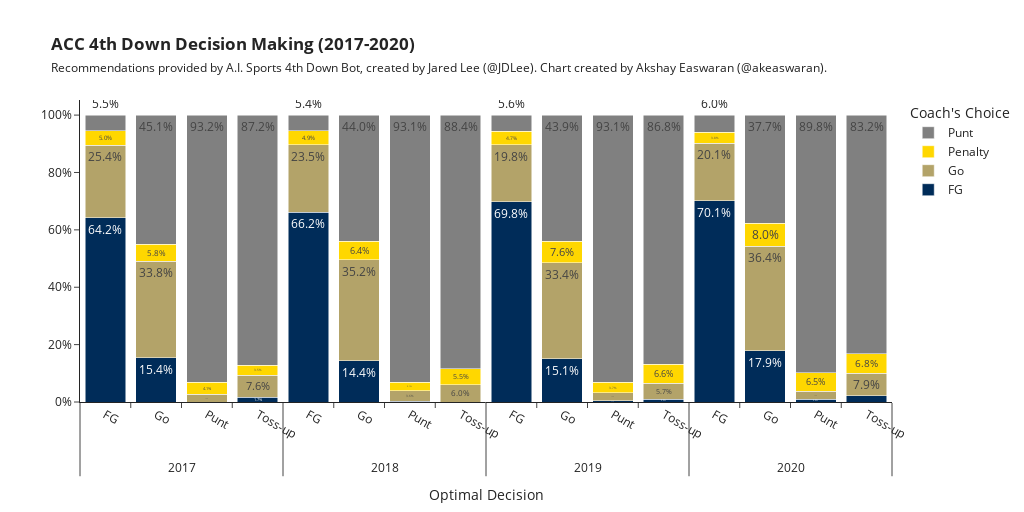

Notebook code cell kept with this figure:
### Code cell
fig = go.Figure()

fig.update_layout(
    template="simple_white",
    xaxis=dict(title_text="Optimal Decision"),
    yaxis=dict(tickformat=".0%"),
    barmode="stack",
    title='<b>ACC 4th Down Decision Making (2017-2020)</b><br><span style="color:#222;font-size:12px;">Recommendations provided by A.I. Sports 4th Down Bot, created by Jared Lee (<a href="https://twitter.com/JDLee">@JDLee</a>). Chart created by Akshay Easwaran (<a href="https://twitter.com/akeaswaran">@akeaswaran</a>).</span>',
    legend_title="Coach's Choice",
    width=1024,
    height=512
)


colors = ['#002c59', '#B3A369','gold', 'gray']
recommendation_ids = ["FG","Go","Penalty","Punt"]

for r, c in zip(acc_szn_df.choice.unique(), colors):
    plot_df = acc_szn_df[(acc_szn_df.choice == r)]
    fig.add_trace(
        go.Bar(x=[plot_df.season, plot_df.recommendation], y=plot_df.value, text=plot_df.percentage, textposition='auto', name=r, marker_color=c),
    )    
    
fig

### Figure 1 — Plotly figure (JSON) as saved in the notebook; plotly's stock layout.template omitted (floating-point values rounded to 4 significant figures)
{"data": [{"marker": {"color": "#002c59"}, "name": "FG", "text": ["64.2%", "15.4%", "0.0%", "1.7%", "66.2%", "14.4%", "0.3%", "0.0%", "69.8%", "15.1%", "0.5%", "0.9%", "70.1%", "17.9%", "0.9%", "2.1%"], "textposition": "auto", "type": "bar", "x": [[2017, 2017, 2017, 2017, 2018, 2018, 2018, 2018, 2019, 2019, 2019, 2019, 2020, 2020, 2020, 2020], ["FG", "Go", "Punt", "Toss-up", "FG", "Go", "Punt", "Toss-up", "FG", "Go", "Punt", "Toss-up", "FG", "Go", "Punt", "Toss-up"]], "y": [0.6418, 0.1538, null, 0.01744, 0.6618, 0.1444, 0.002571, null, 0.6983, 0.1513, 0.004608, 0.009434, 0.7011, 0.179, 0.009288, 0.02105]}, {"marker": {"color": "#B3A369"}, "name": "Go", "text": ["25.4%", "33.8%", "2.8%", "7.6%", "23.5%", "35.2%", "3.6%", "6.0%", "19.8%", "33.4%", "2.8%", "5.7%", "20.1%", "36.4%", "2.8%", "7.9%"], "textposition": "auto", "type": "bar", "x": [[2017, 2017, 2017, 2017, 2018, 2018, 2018, 2018, 2019, 2019, 2019, 2019, 2020, 2020, 2020, 2020], ["FG", "Go", "Punt", "Toss-up", "FG", "Go", "Punt", "Toss-up", "FG", "Go", "Punt", "Toss-up", "FG", "Go", "Punt", "Toss-up"]], "y": [0.2537, 0.3375, 0.02772, 0.07558, 0.2353, 0.3516, 0.03599, 0.0603, 0.1983, 0.3338, 0.02765, 0.0566, 0.2011, 0.3638, 0.02786, 0.07895]}, {"marker": {"color": "gold"}, "name": "Penalty", "text": ["5.0%", "5.8%", "4.1%", "3.5%", "4.9%", "6.4%", "3.1%", "5.5%", "4.7%", "7.6%", "3.7%", "6.6%", "3.8%", "8.0%", "6.5%", "6.8%"], "textposition": "auto", "type": "bar", "x": [[2017, 2017, 2017, 2017, 2018, 2018, 2018, 2018, 2019, 2019, 2019, 2019, 2020, 2020, 2020, 2020], ["FG", "Go", "Punt", "Toss-up", "FG", "Go", "Punt", "Toss-up", "FG", "Go", "Punt", "Toss-up", "FG", "Go", "Punt", "Toss-up"]], "y": [0.04975, 0.05808, 0.04051, 0.03488, 0.04902, 0.06436, 0.03085, 0.05528, 0.04741, 0.07567, 0.03687, 0.06604, 0.03804, 0.08, 0.06502, 0.06842]}, {"marker": {"color": "gray"}, "name": "Punt", "text": ["5.5%", "45.1%", "93.2%", "87.2%", "5.4%", "44.0%", "93.1%", "88.4%", "5.6%", "43.9%", "93.1%", "86.8%", "6.0%", "37.7%", "89.8%", "83.2%"], "textposition": "auto", "type": "bar", "x": [[2017, 2017, 2017, 2017, 2018, 2018, 2018, 2018, 2019, 2019, 2019, 2019, 2020, 2020, 2020, 2020], ["FG", "Go", "Punt", "Toss-up", "FG", "Go", "Punt", "Toss-up", "FG", "Go", "Punt", "Toss-up", "FG", "Go", "Punt", "Toss-up"]], "y": [0.05473, 0.4505, 0.9318, 0.8721, 0.05392, 0.4396, 0.9306, 0.8844, 0.05603, 0.4392, 0.9309, 0.8679, 0.05978, 0.3771, 0.8978, 0.8316]}], "layout": {"barmode": "stack", "height": 512, "legend": {"title": {"text": "Coach's Choice"}}, "title": {"text": "<b>ACC 4th Down Decision Making (2017-2020)</b><br><span style=\"color:#222;font-size:12px;\">Recommendations provided by A.I. Sports 4th Down Bot, created by Jared Lee (<a href=\"https://twitter.com/JDLee\">@JDLee</a>). Chart created by Akshay Easwaran (<a href=\"https://twitter.com/akeaswaran\">@akeaswaran</a>).</span>"}, "width": 1024, "xaxis": {"title": {"text": "Optimal Decision"}}, "yaxis": {"tickformat": ".0%"}}}
